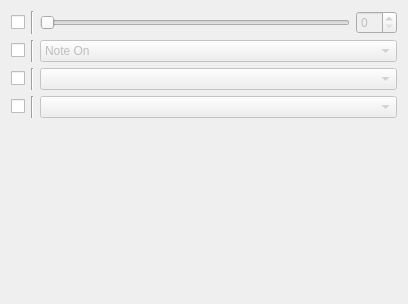
<?xml version="1.0" encoding="UTF-8"?>
<ui version="4.0">
 <class>MidiFilterSettingWidget</class>
 <widget class="QWidget" name="MidiFilterSettingWidget">
  <property name="geometry">
   <rect>
    <x>0</x>
    <y>0</y>
    <width>408</width>
    <height>304</height>
   </rect>
  </property>
  <property name="windowTitle">
   <string>Form</string>
  </property>
  <layout class="QVBoxLayout" name="verticalLayout">
   <item>
    <layout class="QHBoxLayout" name="horizontalLayout_3">
     <item>
      <widget class="QCheckBox" name="filterChannel">
       <property name="text">
        <string/>
       </property>
      </widget>
     </item>
     <item>
      <widget class="Line" name="line">
       <property name="orientation">
        <enum>Qt::Vertical</enum>
       </property>
      </widget>
     </item>
     <item>
      <widget class="QSlider" name="channel">
       <property name="enabled">
        <bool>false</bool>
       </property>
       <property name="maximum">
        <number>15</number>
       </property>
       <property name="orientation">
        <enum>Qt::Horizontal</enum>
       </property>
      </widget>
     </item>
     <item>
      <widget class="QSpinBox" name="spinBox">
       <property name="enabled">
        <bool>false</bool>
       </property>
      </widget>
     </item>
    </layout>
   </item>
   <item>
    <layout class="QHBoxLayout" name="horizontalLayout_4">
     <item>
      <widget class="QCheckBox" name="filterType">
       <property name="text">
        <string/>
       </property>
      </widget>
     </item>
     <item>
      <widget class="Line" name="line_4">
       <property name="orientation">
        <enum>Qt::Vertical</enum>
       </property>
      </widget>
     </item>
     <item>
      <widget class="QComboBox" name="type">
       <property name="enabled">
        <bool>false</bool>
       </property>
       <property name="sizePolicy">
        <sizepolicy hsizetype="Expanding" vsizetype="Fixed">
         <horstretch>0</horstretch>
         <verstretch>0</verstretch>
        </sizepolicy>
       </property>
       <item>
        <property name="text">
         <string>Note On</string>
        </property>
       </item>
       <item>
        <property name="text">
         <string>Note Off</string>
        </property>
       </item>
       <item>
        <property name="text">
         <string>Control Change</string>
        </property>
       </item>
       <item>
        <property name="text">
         <string>Program Change</string>
        </property>
       </item>
       <item>
        <property name="text">
         <string>Pitch Bend</string>
        </property>
       </item>
       <item>
        <property name="text">
         <string>Aftertouch</string>
        </property>
       </item>
      </widget>
     </item>
    </layout>
   </item>
   <item>
    <layout class="QHBoxLayout" name="horizontalLayout">
     <item>
      <widget class="QCheckBox" name="filterCategory">
       <property name="text">
        <string/>
       </property>
      </widget>
     </item>
     <item>
      <widget class="Line" name="line_2">
       <property name="orientation">
        <enum>Qt::Vertical</enum>
       </property>
      </widget>
     </item>
     <item>
      <widget class="QComboBox" name="category">
       <property name="enabled">
        <bool>false</bool>
       </property>
       <property name="sizePolicy">
        <sizepolicy hsizetype="Expanding" vsizetype="Fixed">
         <horstretch>0</horstretch>
         <verstretch>0</verstretch>
        </sizepolicy>
       </property>
      </widget>
     </item>
    </layout>
   </item>
   <item>
    <layout class="QHBoxLayout" name="horizontalLayout_2">
     <item>
      <widget class="QCheckBox" name="filterProperty">
       <property name="text">
        <string/>
       </property>
      </widget>
     </item>
     <item>
      <widget class="Line" name="line_3">
       <property name="orientation">
        <enum>Qt::Vertical</enum>
       </property>
      </widget>
     </item>
     <item>
      <widget class="QComboBox" name="property">
       <property name="enabled">
        <bool>false</bool>
       </property>
       <property name="sizePolicy">
        <sizepolicy hsizetype="Expanding" vsizetype="Fixed">
         <horstretch>0</horstretch>
         <verstretch>0</verstretch>
        </sizepolicy>
       </property>
      </widget>
     </item>
    </layout>
   </item>
   <item>
    <spacer name="verticalSpacer">
     <property name="orientation">
      <enum>Qt::Vertical</enum>
     </property>
     <property name="sizeHint" stdset="0">
      <size>
       <width>20</width>
       <height>155</height>
      </size>
     </property>
    </spacer>
   </item>
  </layout>
 </widget>
 <resources/>
 <connections>
  <connection>
   <sender>channel</sender>
   <signal>sliderMoved(int)</signal>
   <receiver>spinBox</receiver>
   <slot>setValue(int)</slot>
   <hints>
    <hint type="sourcelabel">
     <x>121</x>
     <y>23</y>
    </hint>
    <hint type="destinationlabel">
     <x>182</x>
     <y>22</y>
    </hint>
   </hints>
  </connection>
  <connection>
   <sender>spinBox</sender>
   <signal>valueChanged(int)</signal>
   <receiver>channel</receiver>
   <slot>setValue(int)</slot>
   <hints>
    <hint type="sourcelabel">
     <x>182</x>
     <y>25</y>
    </hint>
    <hint type="destinationlabel">
     <x>79</x>
     <y>23</y>
    </hint>
   </hints>
  </connection>
  <connection>
   <sender>filterChannel</sender>
   <signal>toggled(bool)</signal>
   <receiver>spinBox</receiver>
   <slot>setEnabled(bool)</slot>
   <hints>
    <hint type="sourcelabel">
     <x>20</x>
     <y>21</y>
    </hint>
    <hint type="destinationlabel">
     <x>182</x>
     <y>17</y>
    </hint>
   </hints>
  </connection>
  <connection>
   <sender>filterChannel</sender>
   <signal>toggled(bool)</signal>
   <receiver>channel</receiver>
   <slot>setEnabled(bool)</slot>
   <hints>
    <hint type="sourcelabel">
     <x>16</x>
     <y>25</y>
    </hint>
    <hint type="destinationlabel">
     <x>69</x>
     <y>23</y>
    </hint>
   </hints>
  </connection>
  <connection>
   <sender>filterCategory</sender>
   <signal>toggled(bool)</signal>
   <receiver>category</receiver>
   <slot>setEnabled(bool)</slot>
   <hints>
    <hint type="sourcelabel">
     <x>39</x>
     <y>90</y>
    </hint>
    <hint type="destinationlabel">
     <x>97</x>
     <y>87</y>
    </hint>
   </hints>
  </connection>
  <connection>
   <sender>filterProperty</sender>
   <signal>toggled(bool)</signal>
   <receiver>property</receiver>
   <slot>setEnabled(bool)</slot>
   <hints>
    <hint type="sourcelabel">
     <x>42</x>
     <y>126</y>
    </hint>
    <hint type="destinationlabel">
     <x>84</x>
     <y>124</y>
    </hint>
   </hints>
  </connection>
  <connection>
   <sender>filterType</sender>
   <signal>toggled(bool)</signal>
   <receiver>type</receiver>
   <slot>setEnabled(bool)</slot>
   <hints>
    <hint type="sourcelabel">
     <x>40</x>
     <y>64</y>
    </hint>
    <hint type="destinationlabel">
     <x>87</x>
     <y>62</y>
    </hint>
   </hints>
  </connection>
 </connections>
</ui>
